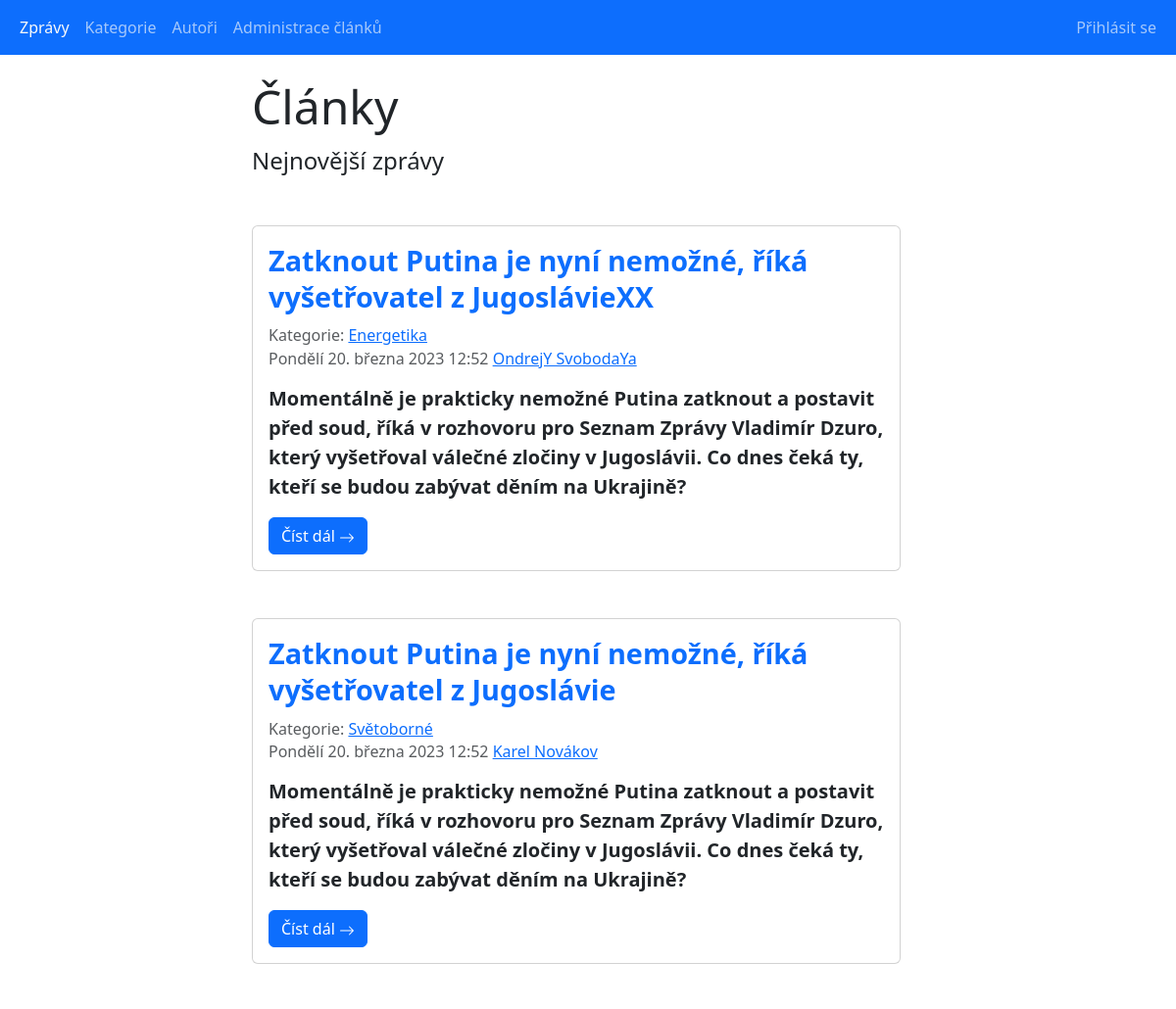
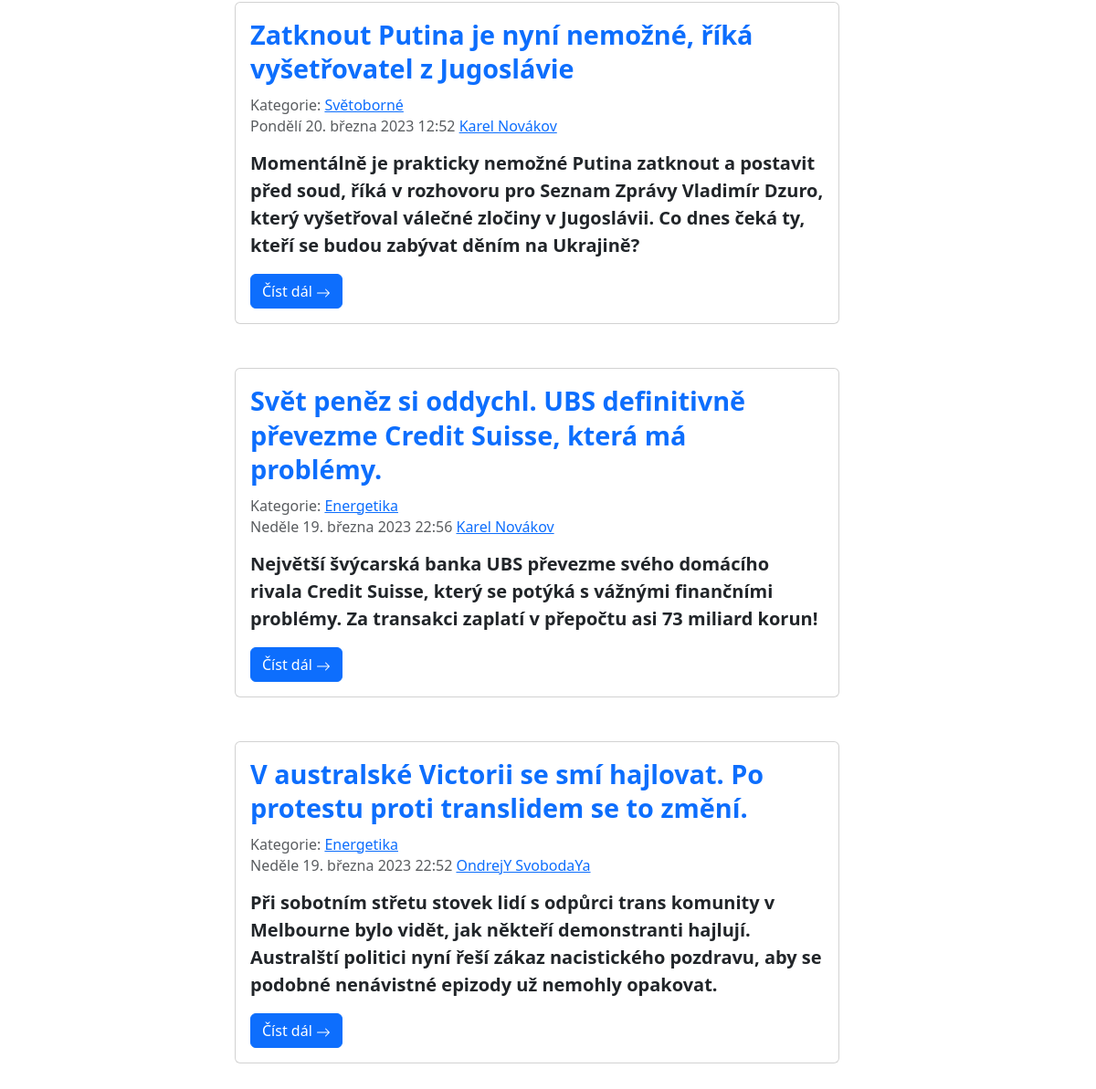
Screenshot of /main_projekt/index.php with the database file from the repository (2 pictures, top to bottom).
### tables this page shows
CREATE TABLE `articles` (
  `id` int(10) UNSIGNED NOT NULL,
  `introduction` text DEFAULT NULL,
  `content` text DEFAULT NULL,
  `title` text DEFAULT NULL,
  `author_id` int(10) UNSIGNED NOT NULL,
  `category_id` int(10) UNSIGNED NOT NULL,
  `created_at` datetime NOT NULL DEFAULT current_timestamp(),
  `is_published` tinyint(1) NOT NULL DEFAULT 0 COMMENT 'Zveřejněný/Nezveřejněný'
);

CREATE TABLE `categories` (
  `id` int(10) UNSIGNED NOT NULL,
  `category_name` varchar(50) NOT NULL
);

### main_projekt/classes/Database.php (called while the page is built, shortened)
<?php
class Database
{
    public function __construct()
    {
        $this->conn = new PDO(self::DSN, self::USERNAME, self::PASSWORD, [
            PDO::ATTR_ERRMODE => PDO::ERRMODE_EXCEPTION,
        ]);
        $this->conn->query('SET NAMES utf8');
    }
}

### main_projekt/classes/DateUtils.php (called while the page is built)
<?php
class DateUtils {
    public static function DatumCesky(string $date): string
    {
        $englishDate = (new Datetime($date))->format('l d. F Y H:i');
        $men = [
            'January', 'February', 'March', 'April', 'May',
            'June', 'July', 'August', 'September', 'October',
            'November', 'December'
        ];
        $mcz = [
            'ledna', 'února', 'března', 'dubna', 'května',
            'června', 'července', 'srpna', 'září', 'října',
            'listopadu', 'prosince'
        ];
        $englishDate = str_replace($men, $mcz, $englishDate);
        $den = [
            'Monday', 'Tuesday', 'Wednesday', 'Thursday',
            'Friday', 'Saturday', 'Sunday'
        ];
        $dcz = [
            'Pondělí', 'Úterý', 'Středa', 'Čtvrtek',
            'Pátek', 'Sobota', 'Neděle'
        ];
        return str_replace($den, $dcz, $englishDate);
    }
}

### main_projekt/index.php (the view, shortened to what this page needs)
<?php
require_once 'classes/Database.php';
require_once 'classes/DateUtils.php';
$db = new Database();
$sql = 'SELECT a.*,CONCAT(ath.name, " ", ath.surname) as author_fullname, c.id as cat_id, c.category_name from articles a
        left join authors ath on a.author_id = ath.id
        left join categories c on a.category_id = c.id
        where a.is_published = 1
        ORDER by a.created_at DESC
        LIMIT 5';
$stmt = $db->conn->prepare($sql);
$stmt->execute();
$articles = $stmt->fetchAll(PDO::FETCH_ASSOC);
?>
<!doctype html>
<html lang="cs">
<head>
    <link rel="stylesheet" href="./bootstrap/css/bootstrap.min.css">
    <link rel="stylesheet" href="./styles/index.css">
</head>
<body>
<?php include_once 'reusable_components/navbar.php'; ?>
<div class="container-fluid row justify-content-center">
    <div class="col-sm-10 col-lg-7">
        <div class="mb-5 articles_title">
            <h1>Články</h1>
            <p>Nejnovější zprávy</p>
        </div>
        <div class="d-flex justify-content-center flex-column">
            <?php foreach ($articles as $article): ?>
                <div class="card mb-5">
                    <div class="card-body">
                        <h5 class="card-title ar_title mb-3">
                            <a href="articles_detail.php?article_id=<?= $article['id'] ?>">
                                <?= $article['title'] ?>
                            </a>
                        </h5>
                        <h6 class="card-subtitle mb-2 text-muted">
                            Kategorie:
                            <a href="categories_detail.php?id=<?= $article['cat_id'] ?>"><?= $article['category_name'] ?></a>
                        </h6>
                        <h6 class="card-subtitle mb-3 text-muted">
                            <time>
                                <?= DateUtils::DatumCesky($article['created_at']) ?>
                            </time>
                            <a href="authors_detail.php?id=<?= $article['author_id'] ?>"><?= $article['author_fullname'] ?></a>
                        </h6>
                        <p class="card-text mb-3 fw-semibold fs-5">
                            <?= $article['introduction'] ?>
                        </p>
                        <a href="articles_detail.php?article_id=<?= $article['id'] ?>" class="card-link btn btn-primary">Číst dál
                            <svg xmlns="http://www.w3.org/2000/svg" width="16" height="16" fill="currentColor" class="bi bi-arrow-right" viewBox="0 0 16 16">
                                <path fill-rule="evenodd" d="M1 8a.5.5 0 0 1 .5-.5h11.793l-3.147-3.146a.5.5 0 0 1 .708-.708l4 4a.5.5 0 0 1 0 .708l-4 4a.5.5 0 0 1-.708-.708L13.293 8.5H1.5A.5.5 0 0 1 1 8z"/>
                            </svg>
                        </a>
                    </div>
                </div>
            <?php endforeach; ?>
        </div>
    </div>
</div>
</body>
</html>

### main_projekt/styles/index.css (style rules this page uses)
.articles_title h1 { font-size: 3em; }
.articles_title p { font-size: 1.5em; }
.ar_title { font-size: 1.8em; font-weight: 700; line-height: 1.3; color: dodgerblue; }
.ar_title > a { text-decoration: none; }

### rows the page displays
articles: title "Zatknout Putina je nyní nemožné, říká vyšetřovatel z JugoslávieXX", category.category_name "Energetika", created_at "Pondělí 20. března 2023 12:52", author_fullname "OndrejY SvobodaYa", introduction "Momentálně je prakticky nemožné Putina zatknout a postavit před soud, říká v rozhovoru pro Seznam Zprávy Vladimír Dzuro, který vyšetřoval válečné zločiny v Jugoslávii. Co dnes čeká ty, kteří se budou zabývat děním na Ukrajině?"
articles: title "Zatknout Putina je nyní nemožné, říká vyšetřovatel z Jugoslávie", category.category_name "Světoborné", created_at "Pondělí 20. března 2023 12:52", author_fullname "Karel Novákov", introduction "Momentálně je prakticky nemožné Putina zatknout a postavit před soud, říká v rozhovoru pro Seznam Zprávy Vladimír Dzuro, který vyšetřoval válečné zločiny v Jugoslávii. Co dnes čeká ty, kteří se budou zabývat děním na Ukrajině?"
articles: title "Zatknout Putina je nyní nemožné, říká vyšetřovatel z Jugoslávie", category.category_name "Světoborné", created_at "Pondělí 20. března 2023 12:52", author_fullname "Karel Novákov", introduction "Momentálně je prakticky nemožné Putina zatknout a postavit před soud, říká v rozhovoru pro Seznam Zprávy Vladimír Dzuro, který vyšetřoval válečné zločiny v Jugoslávii. Co dnes čeká ty, kteří se budou zabývat děním na Ukrajině?"
articles: title "Svět peněz si oddychl. UBS definitivně převezme Credit Suisse, která má problémy.", category.category_name "Energetika", created_at "Neděle 19. března 2023 22:56", author_fullname "Karel Novákov", introduction "Největší švýcarská banka UBS převezme svého domácího rivala Credit Suisse, který se potýká s vážnými finančními problémy. Za transakci zaplatí v přepočtu asi 73 miliard korun!"
articles: title "V australské Victorii se smí hajlovat. Po protestu proti translidem se to změní.", category.category_name "Energetika", created_at "Neděle 19. března 2023 22:52", author_fullname "OndrejY SvobodaYa", introduction "Při sobotním střetu stovek lidí s odpůrci trans komunity v Melbourne bylo vidět, jak někteří demonstranti hajlují. Australští politici nyní řeší zákaz nacistického pozdravu, aby se podobné nenávistné epizody už nemohly opakovat."
